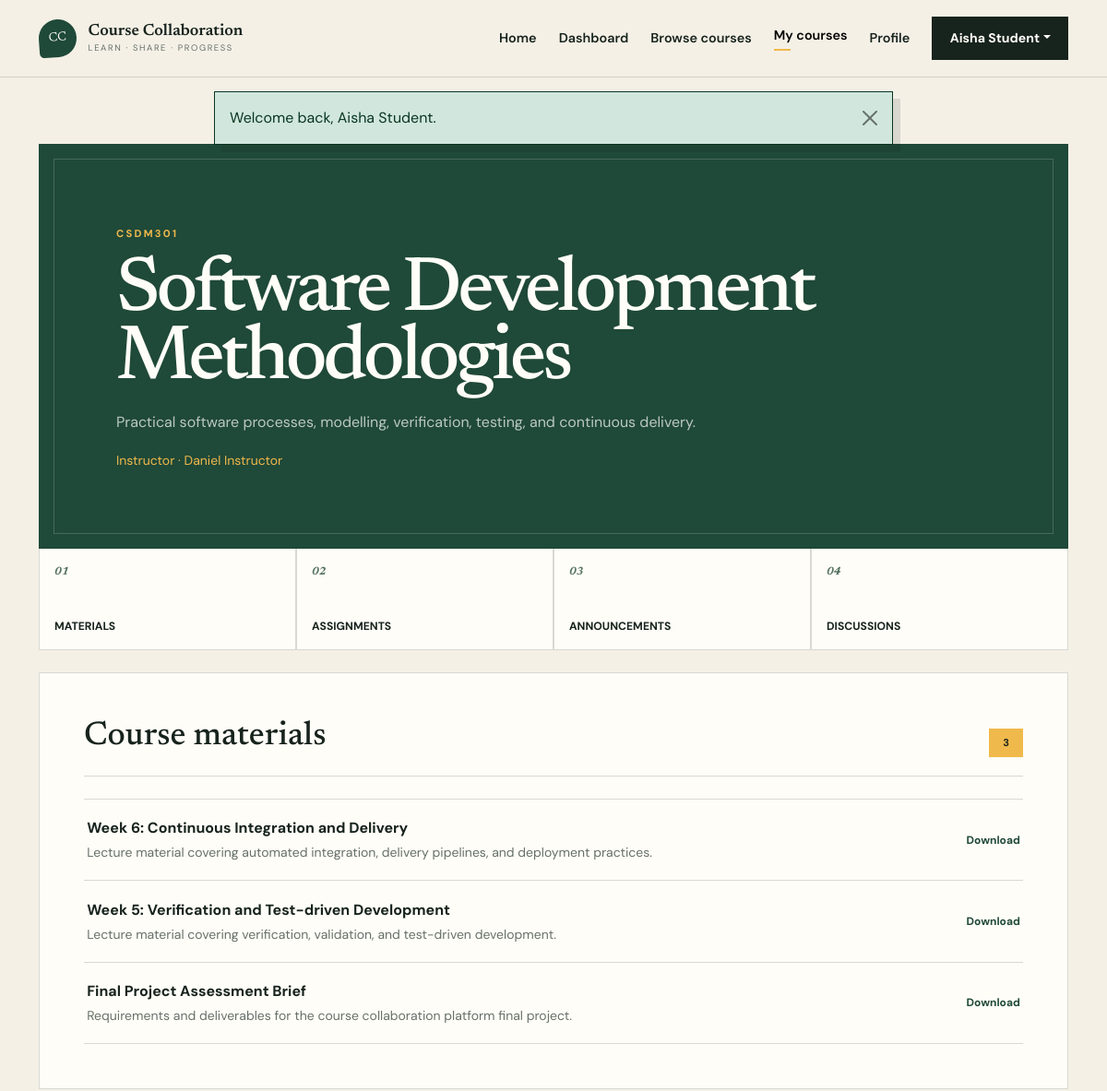
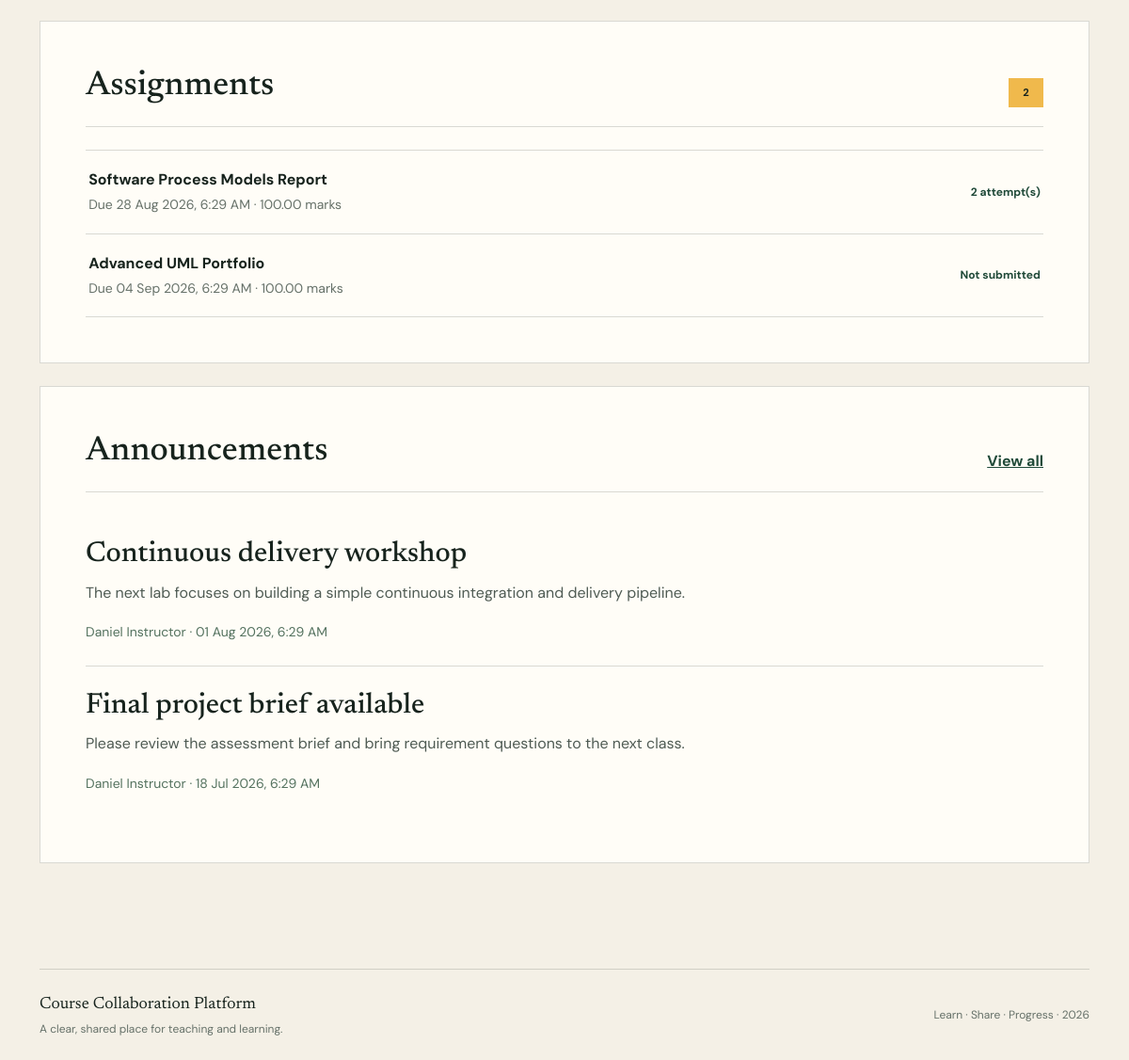
Screenshot of /student/course.php?id=1 (signed in) with the database file from the repository (2 pictures, top to bottom).
### tables this page shows
CREATE TABLE courses (
    id BIGINT UNSIGNED AUTO_INCREMENT PRIMARY KEY,
    instructor_id BIGINT UNSIGNED NOT NULL,
    course_code VARCHAR(30) NOT NULL,
    title VARCHAR(180) NOT NULL,
    description TEXT NULL,
    is_published TINYINT(1) NOT NULL DEFAULT 1,
    created_at TIMESTAMP NOT NULL DEFAULT CURRENT_TIMESTAMP,
    updated_at TIMESTAMP NOT NULL DEFAULT CURRENT_TIMESTAMP ON UPDATE CURRENT_TIMESTAMP,
    UNIQUE KEY uq_courses_code (course_code),
    KEY idx_courses_instructor (instructor_id),
    CONSTRAINT fk_courses_instructor
        FOREIGN KEY (instructor_id) REFERENCES users(id)
        ON UPDATE CASCADE ON DELETE RESTRICT
);

CREATE TABLE users (
    id BIGINT UNSIGNED AUTO_INCREMENT PRIMARY KEY,
    full_name VARCHAR(120) NOT NULL,
    email VARCHAR(190) NOT NULL,
    password_hash VARCHAR(255) NOT NULL,
    role ENUM('student', 'instructor') NOT NULL DEFAULT 'student',
    is_active TINYINT(1) NOT NULL DEFAULT 1,
    created_at TIMESTAMP NOT NULL DEFAULT CURRENT_TIMESTAMP,
    updated_at TIMESTAMP NOT NULL DEFAULT CURRENT_TIMESTAMP ON UPDATE CURRENT_TIMESTAMP,
    UNIQUE KEY uq_users_email (email),
    KEY idx_users_role (role)
);

CREATE TABLE course_materials (
    id BIGINT UNSIGNED AUTO_INCREMENT PRIMARY KEY,
    course_id BIGINT UNSIGNED NOT NULL,
    uploaded_by BIGINT UNSIGNED NOT NULL,
    title VARCHAR(180) NOT NULL,
    description TEXT NULL,
    stored_filename VARCHAR(255) NOT NULL,
    original_filename VARCHAR(255) NOT NULL,
    mime_type VARCHAR(120) NOT NULL,
    file_size BIGINT UNSIGNED NOT NULL,
    uploaded_at TIMESTAMP NOT NULL DEFAULT CURRENT_TIMESTAMP,
    KEY idx_materials_course (course_id),
    KEY idx_materials_uploader (uploaded_by),
    CONSTRAINT fk_materials_course
        FOREIGN KEY (course_id) REFERENCES courses(id)
        ON UPDATE CASCADE ON DELETE CASCADE,
    CONSTRAINT fk_materials_uploader
        FOREIGN KEY (uploaded_by) REFERENCES users(id)
        ON UPDATE CASCADE ON DELETE RESTRICT
);

CREATE TABLE assignments (
    id BIGINT UNSIGNED AUTO_INCREMENT PRIMARY KEY,
    course_id BIGINT UNSIGNED NOT NULL,
    created_by BIGINT UNSIGNED NOT NULL,
    title VARCHAR(180) NOT NULL,
    instructions TEXT NOT NULL,
    deadline DATETIME NOT NULL,
    max_grade DECIMAL(6,2) NOT NULL DEFAULT 100.00,
    created_at TIMESTAMP NOT NULL DEFAULT CURRENT_TIMESTAMP,
    updated_at TIMESTAMP NOT NULL DEFAULT CURRENT_TIMESTAMP ON UPDATE CURRENT_TIMESTAMP,
    KEY idx_assignments_course (course_id),
    KEY idx_assignments_deadline (deadline),
    KEY idx_assignments_creator (created_by),
    CONSTRAINT fk_assignments_course
        FOREIGN KEY (course_id) REFERENCES courses(id)
        ON UPDATE CASCADE ON DELETE CASCADE,
    CONSTRAINT fk_assignments_creator
        FOREIGN KEY (created_by) REFERENCES users(id)
        ON UPDATE CASCADE ON DELETE RESTRICT,
    CONSTRAINT chk_assignments_max_grade CHECK (max_grade > 0)
);

CREATE TABLE announcements (
    id BIGINT UNSIGNED AUTO_INCREMENT PRIMARY KEY,
    course_id BIGINT UNSIGNED NOT NULL,
    author_id BIGINT UNSIGNED NOT NULL,
    title VARCHAR(180) NOT NULL,
    content TEXT NOT NULL,
    posted_at TIMESTAMP NOT NULL DEFAULT CURRENT_TIMESTAMP,
    updated_at TIMESTAMP NOT NULL DEFAULT CURRENT_TIMESTAMP ON UPDATE CURRENT_TIMESTAMP,
    KEY idx_announcements_course_date (course_id, posted_at),
    KEY idx_announcements_author (author_id),
    CONSTRAINT fk_announcements_course
        FOREIGN KEY (course_id) REFERENCES courses(id)
        ON UPDATE CASCADE ON DELETE CASCADE,
    CONSTRAINT fk_announcements_author
        FOREIGN KEY (author_id) REFERENCES users(id)
        ON UPDATE CASCADE ON DELETE RESTRICT
);

### config/database.php (called while the page is built, shortened)
<?php
function database(): PDO
{
    static $connection = null;
    if ($connection instanceof PDO) {
        return $connection;
    }
    $host = getenv('DB_HOST') ?: '127.0.0.1';
    $port = getenv('DB_PORT') ?: '3306';
    $name = getenv('DB_NAME') ?: 'course_collaboration';
    $username = getenv('DB_USER') ?: 'root';
    $password = getenv('DB_PASS') ?: '';
    $dsn = "mysql:host={$host};port={$port};dbname={$name};charset=utf8mb4";
    try {
        $connection = new PDO($dsn, $username, $password, [
            PDO::ATTR_ERRMODE => PDO::ERRMODE_EXCEPTION,
            PDO::ATTR_DEFAULT_FETCH_MODE => PDO::FETCH_ASSOC,
            PDO::ATTR_EMULATE_PREPARES => false,
        ]);
    } catch (PDOException $exception) {
        error_log('Database connection failed: ' . $exception->getMessage());
        throw new RuntimeException('Unable to connect to the database. Check the application configuration.');
    }
    return $connection;
}

### config/app.php (called while the page is built, shortened)
<?php
function url(string $path = ''): string
{
    return BASE_URL . ($path !== '' ? '/' . ltrim($path, '/') : '');
}
function e(?string $value): string
{
    return htmlspecialchars($value ?? '', ENT_QUOTES | ENT_SUBSTITUTE, 'UTF-8');
}

### includes/auth.php (called while the page is built, shortened)
<?php
require_once __DIR__ . '/../config/app.php';
require_once __DIR__ . '/../config/database.php';
function positive_id(mixed $value): ?int
{
    $validated = filter_var($value, FILTER_VALIDATE_INT, ['options' => ['min_range' => 1]]);
    return $validated === false ? null : (int) $validated;
}
function format_datetime(?string $value, string $fallback = 'Not available'): string
{
    $timestamp = strtotime($value);
    return $timestamp === false ? $fallback : date('d M Y, g:i A', $timestamp);
}

### student/course.php (the view, shortened to what this page needs)
<?php
require_once __DIR__ . '/../includes/auth.php';
$user = require_role('student');
$courseId = positive_id($_GET['id'] ?? null) ?? not_found('Invalid course ID.');
$courseStatement = database()->prepare(
    'SELECT c.*, u.full_name AS instructor_name
     FROM courses c
     JOIN users u ON u.id = c.instructor_id
     WHERE c.id = :course_id AND c.is_published = 1
     LIMIT 1'
);
$courseStatement->execute(['course_id' => $courseId]);
$course = $courseStatement->fetch() ?: not_found('Course not found.');
$enrolmentStatement = database()->prepare(
    'SELECT id, status, enrolled_at
     FROM enrolments
     WHERE course_id = :course_id AND student_id = :student_id
     LIMIT 1'
);
$enrolmentStatement->execute([
    'course_id' => $courseId,
    'student_id' => $user['id'],
]);
$enrolment = $enrolmentStatement->fetch();
$isEnrolled = $enrolment && $enrolment['status'] === 'active';
$materials = [];
$assignments = [];
$announcements = [];
if ($isEnrolled) {
    $materialStatement = database()->prepare(
        'SELECT *
         FROM course_materials
         WHERE course_id = :course_id
         ORDER BY uploaded_at DESC'
    );
    $materialStatement->execute(['course_id' => $courseId]);
    $materials = $materialStatement->fetchAll();
    $assignmentStatement = database()->prepare(
        'SELECT a.*,
            (
                SELECT COUNT(*)
                FROM submissions sub
                WHERE sub.assignment_id = a.id AND sub.student_id = :student_id
            ) AS attempt_count
         FROM assignments a
         WHERE a.course_id = :course_id
         ORDER BY a.deadline'
    );
    $assignmentStatement->execute([
        'student_id' => $user['id'],
        'course_id' => $courseId,
    ]);
    $assignments = $assignmentStatement->fetchAll();
    $announcementStatement = database()->prepare(
        'SELECT an.*, u.full_name AS author_name
         FROM announcements an
         JOIN users u ON u.id = an.author_id
         WHERE an.course_id = :course_id
         ORDER BY an.posted_at DESC
         LIMIT 5'
    );
    $announcementStatement->execute(['course_id' => $courseId]);
    $announcements = $announcementStatement->fetchAll();
}
require __DIR__ . '/../includes/header.php';
?>
<section class="app-shell">
    <div class="container">
        <div class="course-hero">
            <span><?= e($course['course_code']) ?></span>
            <h1><?= e($course['title']) ?></h1>
            <p><?= e($course['description'] ?: 'No course description has been added.') ?></p>
            <small>Instructor &middot; <?= e($course['instructor_name']) ?></small>
        </div>
        <?php if ($isEnrolled): ?>
            <div class="action-grid student-actions">
                <a href="#materials"><span>01</span> Materials</a>
                <a href="#assignments"><span>02</span> Assignments</a>
                <a href="#announcements"><span>03</span> Announcements</a>
                <a href="<?= e(url('discussions.php?course_id=' . $courseId)) ?>">
                    <span>04</span> Discussions
                </a>
            </div>
            <div class="content-panel mt-4" id="materials">
                <div class="panel-heading">
                    <h2>Course materials</h2>
                    <span class="count-pill"><?= count($materials) ?></span>
                </div>
                <?php if ($materials === []): ?>
                    <p class="text-muted">No materials uploaded yet.</p>
                <?php else: ?>
                    <div class="resource-list">
                        <?php foreach ($materials as $material): ?>
                            <a href="<?= e(url('download.php?type=material&id=' . $material['id'])) ?>">
                                <div>
                                    <strong><?= e($material['title']) ?></strong>
                                    <small>
                                        <?= e($material['description'] ?: $material['original_filename']) ?>
                                    </small>
                                </div>
                                <span>Download</span>
                            </a>
                        <?php endforeach; ?>
                    </div>
                <?php endif; ?>
            </div>
            <div class="content-panel mt-4" id="assignments">
                <div class="panel-heading">
                    <h2>Assignments</h2>
                    <span class="count-pill"><?= count($assignments) ?></span>
                </div>
                <?php if ($assignments === []): ?>
                    <p class="text-muted">No assignments created yet.</p>
                <?php else: ?>
                    <div class="assignment-list">
                        <?php foreach ($assignments as $assignment): ?>
                            <a href="<?= e(url('student/assignment.php?id=' . $assignment['id'])) ?>">
                                <div>
                                    <strong><?= e($assignment['title']) ?></strong>
                                    <small>
                                        Due <?= e(format_datetime($assignment['deadline'])) ?>
                                        &middot; <?= e($assignment['max_grade']) ?> marks
                                    </small>
                                </div>
                                <span>
                                    <?= (int) $assignment['attempt_count'] > 0
                                        ? (int) $assignment['attempt_count'] . ' attempt(s)'
                                        : 'Not submitted' ?>
                                </span>
                            </a>
                        <?php endforeach; ?>
                    </div>
                <?php endif; ?>
            </div>
            <div class="content-panel mt-4" id="announcements">
                <div class="panel-heading">
                    <h2>Announcements</h2>
                    <a href="<?= e(url('student/announcements.php')) ?>">View all</a>
                </div>
                <?php if ($announcements === []): ?>
                    <p class="text-muted">No announcements yet.</p>
                <?php else: ?>
                    <?php foreach ($announcements as $announcement): ?>
                        <article class="announcement">
                            <h3><?= e($announcement['title']) ?></h3>
                            <p><?= nl2br(e($announcement['content'])) ?></p>
                            <small>
                                <?= e($announcement['author_name']) ?>
                                &middot; <?= e(format_datetime($announcement['posted_at'])) ?>
                            </small>
                        </article>
                    <?php endforeach; ?>
                <?php endif; ?>
            </div>
        <?php endif; ?>
    </div>
</section>
<?php require __DIR__ . '/../includes/footer.php'; ?>

### assets/css/style.css (style rules this page uses)
:root { --ink: #17231d; --forest: #1f4938; --moss: #54725f; --sun: #f0b94c; --cream: #f4f0e6; --paper: #fffdf7; --line: rgba(23, 35, 29, 0.16); --muted: #667169; --display: "Newsreader", Georgia, serif; --body: "DM Sans", sans-serif; }
html { scroll-behavior: smooth; }
body { background: var(--cream); color: var(--ink); font-family: var(--body); overflow-x: hidden; -webkit-font-smoothing: antialiased; }
.form-intro a, .panel-heading a { color: var(--forest); font-weight: 700; }
.app-shell { min-height: calc(100vh - 172px); padding: 4.5rem 0 7rem; }
.content-panel { background: var(--paper); border: 1px solid var(--line); padding: clamp(1.5rem, 4vw, 3rem); }
.panel-heading { align-items: end; border-bottom: 1px solid var(--line); display: flex; gap: 2rem; justify-content: space-between; margin-bottom: 1.5rem; padding-bottom: 1.25rem; }
.panel-heading h2 { font-family: var(--display); font-size: 2.25rem; margin: 0; }
.count-pill { background: var(--sun); color: var(--ink); font-size: .7rem; font-weight: 700; min-width: 2.3rem; padding: .45rem .7rem; text-align: center; }
.course-hero { background: var(--forest); color: var(--paper); overflow: hidden; padding: clamp(2.8rem,7vw,6rem); position: relative; }
.course-hero::after { border: 1px solid rgba(255,255,255,.18); content: ""; inset: 1rem; pointer-events: none; position: absolute; }
.course-hero > span { color: var(--sun); font-size: .7rem; font-weight: 700; letter-spacing: .2em; text-transform: uppercase; }
.course-hero h1 { font-family: var(--display); font-size: clamp(3.2rem,7vw,6.4rem); letter-spacing: -.05em; line-height: .88; margin: 1rem 0; max-width: 900px; }
.course-hero p { color: rgba(255,255,255,.7); line-height: 1.7; max-width: 720px; }
.course-hero small { color: var(--sun); }
.action-grid { display: grid; grid-template-columns: repeat(6,1fr); }
.action-grid a { background: var(--paper); border: 1px solid var(--line); border-top: 0; color: var(--ink); display: flex; flex-direction: column; font-size: .76rem; font-weight: 700; min-height: 110px; padding: 1rem; text-decoration: none; text-transform: uppercase; }
.action-grid span { color: var(--moss); font-family: var(--display); font-style: italic; margin-bottom: auto; }
.student-actions { grid-template-columns: repeat(4,1fr); }
.resource-list > a, .assignment-list > a, .assignment-admin { align-items: center; border-bottom: 1px solid var(--line); color: var(--ink); display: flex; gap: 1rem; justify-content: space-between; padding: 1.2rem .2rem; text-decoration: none; }
.resource-list > a:first-child, .assignment-list > a:first-child { border-top: 1px solid var(--line); }
.resource-list div, .assignment-list div, .assignment-admin > div { display: flex; flex-direction: column; }
.resource-list small, .assignment-list small, .assignment-admin small { color: var(--muted); margin-top: .25rem; }
.resource-list > a > span, .assignment-list > a > span { color: var(--forest); font-size: .75rem; font-weight: 700; }
.announcement { border-bottom: 1px solid var(--line); padding: 1.5rem 0; }
.announcement:last-child { border-bottom: 0; }
.announcement h2, .announcement h3 { font-family: var(--display); font-size: 1.9rem; }
.announcement p { color: #4f5b54; line-height: 1.7; }
.announcement small { color: var(--moss); }

### rows the page displays
courses: course_code "CSDM301", title "Software Development Methodologies", description "Practical software processes, modelling, verification, testing, and continuous delivery.", instructor.full_name "Daniel Instructor"
course_materials: title "Week 6: Continuous Integration and Delivery", description "Lecture material covering automated integration, delivery pipelines, and deployment practices."
course_materials: title "Week 5: Verification and Test-driven Development", description "Lecture material covering verification, validation, and test-driven development."
course_materials: title "Final Project Assessment Brief", description "Requirements and deliverables for the course collaboration platform final project."
assignments: title "Software Process Models Report", deadline "28 Aug 2026, 6:29 AM", max_grade "100.00", attempt_count "2"
assignments: title "Advanced UML Portfolio", deadline "04 Sep 2026, 6:29 AM", max_grade "100.00", shows "Not submitted"
announcements: title "Continuous delivery workshop", content "The next lab focuses on building a simple continuous integration and delivery pipeline.", author.full_name "Daniel Instructor", posted_at "01 Aug 2026, 6:29 AM"
announcements: title "Final project brief available", content "Please review the assessment brief and bring requirement questions to the next class.", author.full_name "Daniel Instructor", posted_at "18 Jul 2026, 6:29 AM"

### other values shown
$authenticatedUser['full_name'] "Aisha Student"
$flash['message'] "Welcome back, Aisha Student."
count($materials) "3"
count($assignments) "2"
